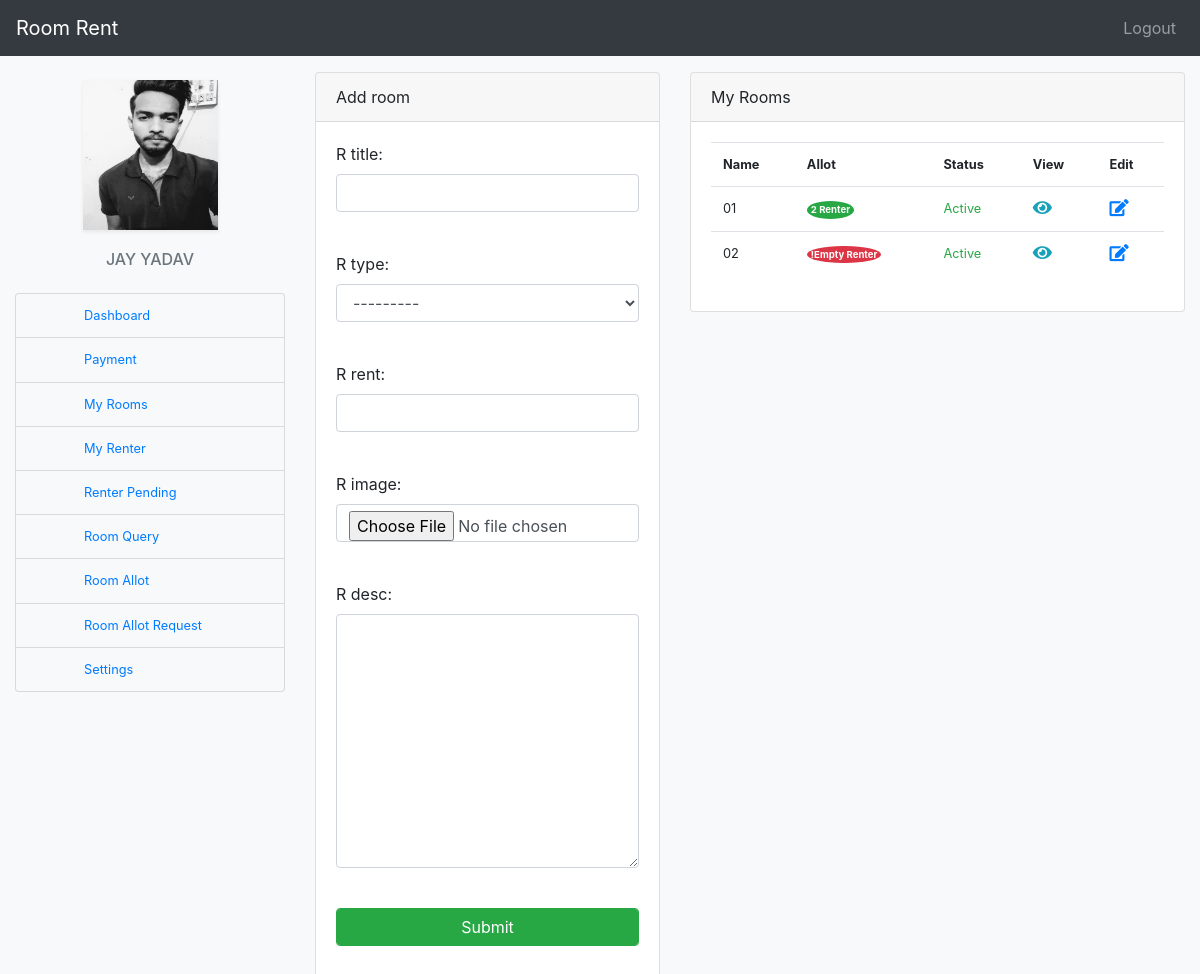
Screenshot of /owner_rooms/ (signed in) with the database file from the repository.
### datawork/models.py (models this page shows, shortened)
class RoomOwner(models.Model):
    ro_id = models.AutoField(primary_key=True)
    user_id = models.ForeignKey(User,on_delete=models.CASCADE)
    ro_image = models.ImageField(upload_to="profile")
    ro_contact = models.CharField(max_length=10,unique=True)
    ro_street = models.TextField(max_length=200)
    ro_id_proof = models.ImageField(upload_to="profile/proof")
    ro_house = models.CharField(max_length=100)
    ro_house_image = models.ImageField(upload_to="image")
    state = models.ForeignKey(State,on_delete=models.CASCADE)
    city = models.ForeignKey(City,on_delete=models.CASCADE)

class Room(models.Model):
    r_id = models.AutoField(primary_key=True)
    user_id = models.ForeignKey(User,on_delete=models.CASCADE)
    r_title = models.CharField(max_length=100)
    r_rent = models.IntegerField()
    r_type = models.ForeignKey(RoomType,on_delete=models.DO_NOTHING)
    r_desc = models.TextField(max_length=200)
    r_image = models.ImageField(upload_to="image")
    slug = models.SlugField()
    r_status = models.CharField(max_length=20, default='1',choices=(("0", "Pending"), ("1", "Active")))
    r_doc = models.DateTimeField(default=datetime.now(), blank=True)

### datawork/views.py (the view, shortened to what this page needs)
# urls.py: path('owner_rooms/',views.owner_rooms,name="owner_rooms"),
@login_required(login_url=logins)
def owner_rooms(r):
    rm = AddRoomForm(r.POST or None, r.FILES or None)
    data = {
        "form": rm,
        "rooms": Room.objects.filter(user_id__username=r.user),
        "rooms_al": RoomAllot.objects.filter(user_id__username=r.user),
        "user": RoomOwner.objects.filter(user_id__username=r.user),
        "userdata": User.objects.filter(username=r.user),
    }
    return render(r, 'roomowner/ro_rooms.html', data)

### datawork/forms.py
class AddRoomForm(ModelForm):
    class Meta:
        model = Room
        fields = ['r_title','r_type','r_rent','r_image','r_desc']

### datawork/models.py (called while the page is built)
    def __str__(self):
        return self.rt_title

### datawork/templatetags/template_tags.py (called while the page is built)
@register.filter
def room_allot_count(context):
    qs = RoomAllot.objects.filter(ra_room_id=context,ra_status='1')
    if qs.exists():
        return qs.count()
    else:
        return 0

### templates/roomowner/ro_rooms.html (shortened to what this page needs)
{% extends 'roomowner/ro_base.html' %}
{% block content %}
    <div class="col-lg-9">
    <div class="row">
        <div class="col-lg-5">
            <div class="card">
                <div class="card-header">Add room</div>
                <div class="card-body">
                    <form action="{% url 'owner_rooms' %}" method="post" enctype="multipart/form-data">
                            {% for form in form %}
                                <div class="form-group">
                                {{ form.label_tag }}
                                {{ form }}
                                </div>
                            {% endfor %}
                        <div class="form-group">
                            <input type="submit" class="btn btn-block btn-success">
                        </div>
                    </form>
                </div>
            </div>
        </div>
        <div class="col-lg-7">
            <div class="card">
                <div class="card-header">My Rooms</div>
                <div class="card-body ">
                    <table class="table table-responsive-sm ">
                        <tr class="small">
                            <th>Name</th>
                            <th>Allot</th>
                            <th>Status</th>
                            <th>View</th>
                            <th>Edit</th>
                        </tr>
                    {% load template_tags %}
                        {% for r in rooms %}
                            <tr class="small">
                            <td>{{ r.r_title }}</td>
                            <td>
                                {% if r|room_allot_count == 0 %}
                                    <span class=" badge badge-danger rounded-circle p-1 ">!Empty Renter</span>
                                {% else %}
                                    <span class=" badge badge-success rounded-circle p-1 ">{{ r|room_allot_count }} Renter</span>
                                {% endif %}
                            </td>
                            <td>
                                {% if r.r_status == '1' %}
                                    <span class="text-success">Active</span>
                                {% else %}
                                    <span class="text-danger">Pending</span>
                                {% endif %}
                            </td>
                            <td><a href="{% url 'owner_room_view' r.r_id %}" class="m-0 p-0"><i class="fas fa-eye fa-lg text-info"></i></a></td>
                            <td><a href="{% url 'owner_room_edit' r.r_id %}" class="m-0 p-0"><i class="fas fa-edit fa-lg text-primary"></i></a></td>
                            </tr>
                        {% empty %}
                            <tr>
                                <td colspan="4"><div class="alert alert-danger h6 text-center p-3" role="alert">No room availables!</div></td>
                            </tr>
                        {% endfor %}
                    </table>
                </div>
            </div>
        </div>
    </div>
    </div>
{% endblock %}

### templates/roomowner/ro_base.html (shortened to what this page needs)
<!DOCTYPE html>
<html lang="en">
<head>
{% load static %}
    <link rel="stylesheet" href="{% static 'bootstrap.css' %}">
    <link rel="stylesheet" href="https://use.fontawesome.com/releases/v5.5.0/css/all.css">
    <link href="https://cdn.jsdelivr.net/npm/select2@4.1.0-beta.1/dist/css/select2.min.css" rel="stylesheet" />
</head>
<body class="bg-light">
    <nav class="navbar navbar-expand-lg navbar-dark bg-dark sticky-top">
        <a href="{% url 'homepage' %}" class="navbar-brand">Room Rent</a>
        <ul class="navbar-nav ml-auto">
            <li class="nav-item"><a href="{% url 'logouts' %}" class="nav-link">Logout</a></li>
        </ul>
    </nav>
    <div class="container-fluid mt-3">
        <div class="row">
            <div class="col-lg-3">
                <div class="card border-0 bg-light">
                    <center>
                    <img src="{{ user.0.ro_image.url }}" class="shadow-sm mt-2" width="50%" height="150px" alt="logo">
                    <div class="card-body">
                        <h1 class="text-truncate h6 p-0 m-0  text-center text-uppercase text-muted">{{ userdata.0.first_name }} {{ userdata.0.last_name }}</h1>
                    </div>
                   </center>
                </div>
                <ul class="list-group mt-1 ">
                          <li class="list-group-item bg-light"><a href="{% url 'owner_profile' %}" class="nav-link small p-0 m-0 ml-5">Dashboard</a></li>
                          <li class="list-group-item bg-light"><a href="" class="nav-link small p-0 m-0 ml-5">Payment</a></li>
                          <li class="list-group-item bg-light"><a href="{% url 'owner_rooms' %}" class="nav-link small p-0 m-0 ml-5">My Rooms</a></li>
                          <li class="list-group-item bg-light"><a href="{% url 'my_renter' %}" class="nav-link small p-0 m-0 ml-5">My Renter</a></li>
                          <li class="list-group-item bg-light"><a href="{% url 'room_allot_pending' %}" class="nav-link small p-0 m-0 ml-5">Renter Pending</a></li>
                          <li class="list-group-item bg-light"><a href="{% url 'owner_room_query' %}" class="nav-link small p-0 m-0 ml-5">Room Query</a></li>
                          <li class="list-group-item bg-light"><a href="{% url 'room_allot' %}" class="nav-link small p-0 m-0 ml-5">Room Allot</a></li>
                          <li class="list-group-item bg-light"><a href="{% url 'room_allot_request' %}" class="nav-link small p-0 m-0 ml-5">Room Allot Request</a></li>
                          <li class="list-group-item bg-light"><a href="{% url 'password_change_owner' %}" class="nav-link small p-0 m-0 ml-5">Settings</a></li>
                </ul>
            </div>
            {% block content %}{% endblock %}
        </div>
    </div>
</body>
</html>

### rows the page displays
RoomOwner: ro_image (picture)
Room: r_title "01", r_id "2", r_status "Active"
Room: r_title "02", shows "!Empty Renter", r_status "Active"

### other values shown
{{ userdata.0.first_name }} "JAY"
{{ userdata.0.last_name }} "YADAV"
